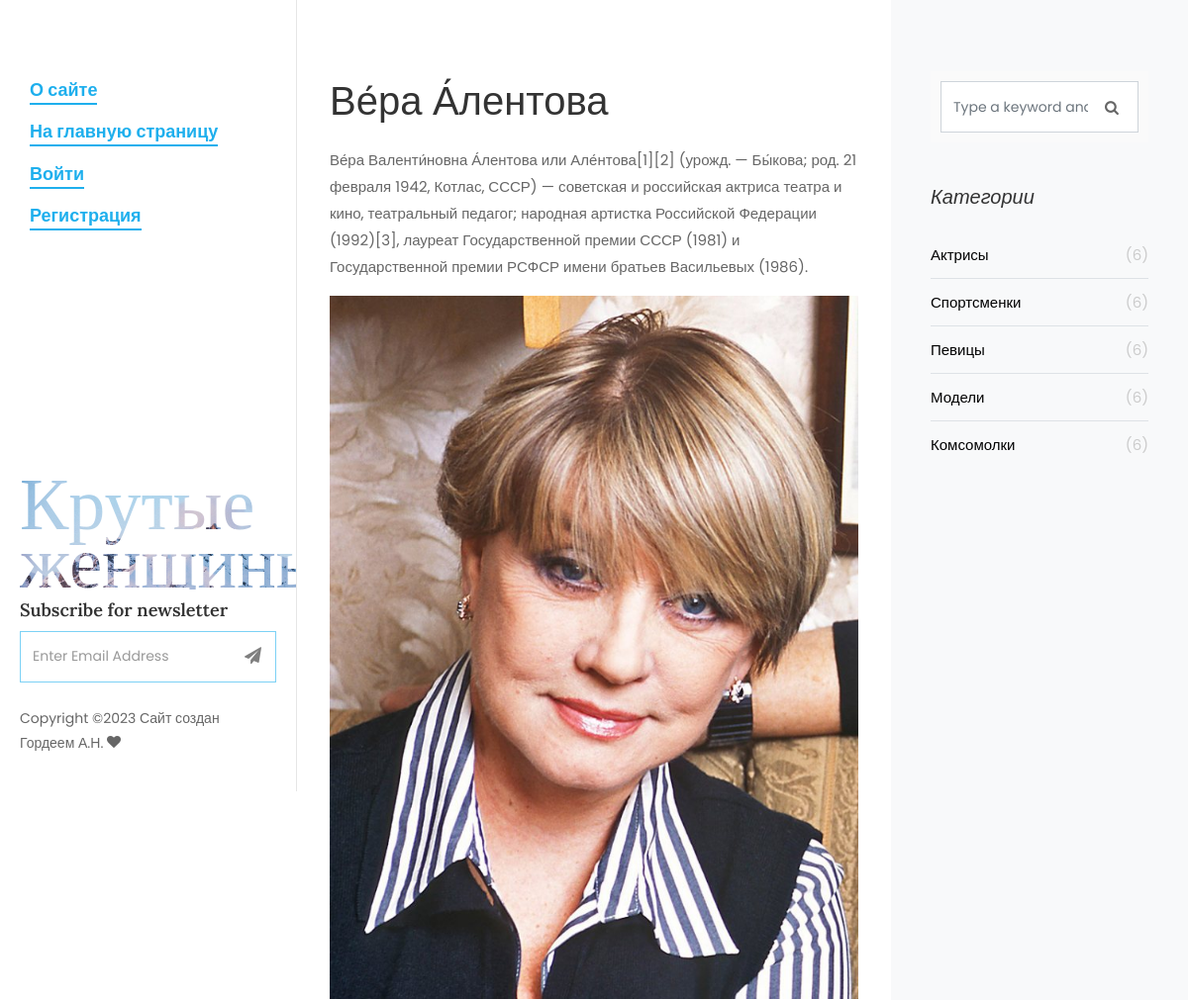
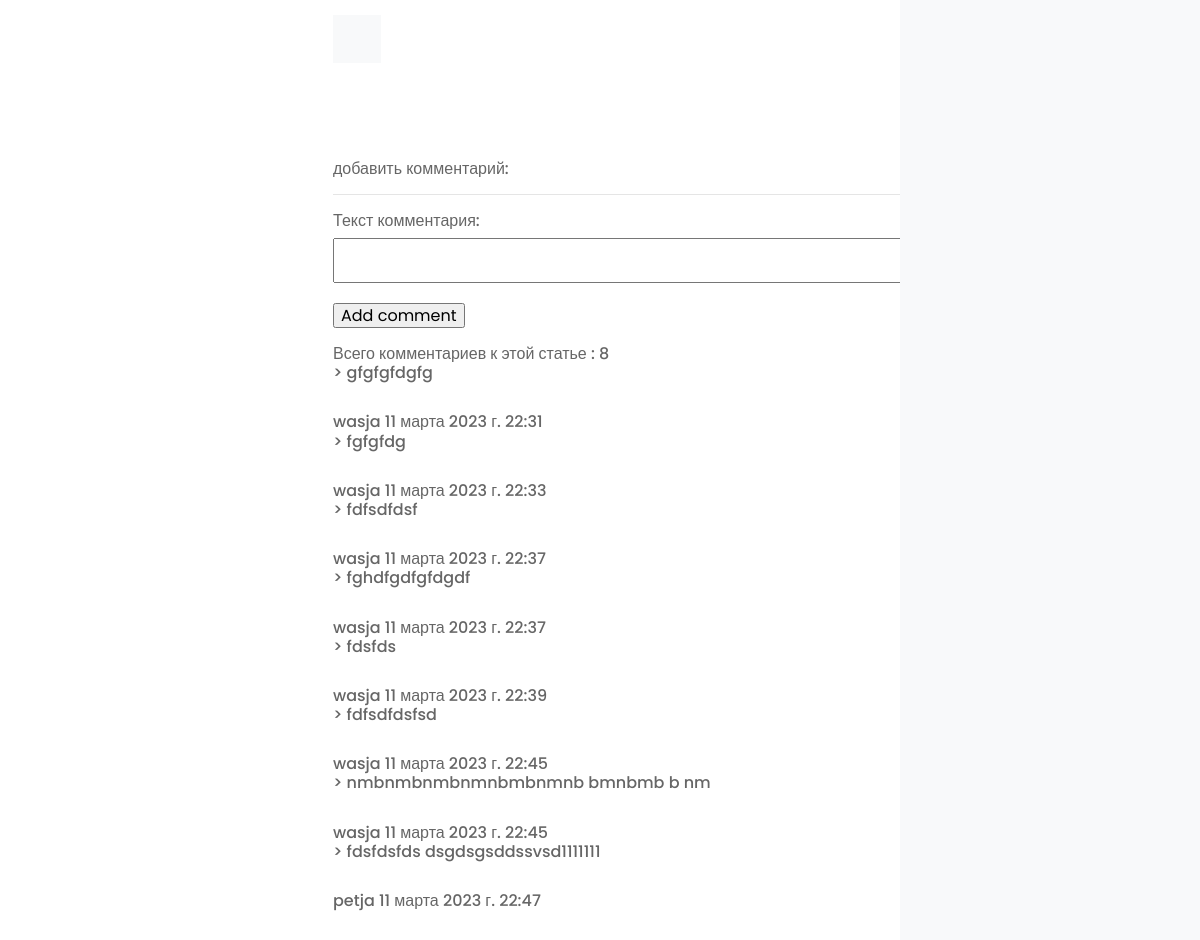
/post/vera-alentova/, run on the app's committed database (2 pictures, top to bottom).
### women/models.py (models this page shows, shortened)
class Women(models.Model):
    objects = None
    title = models.CharField(max_length=255, verbose_name='Заголовок')
    content = models.TextField(blank=True)
    photo = models.ImageField(upload_to="photos/%Y/%m/%d/")
    time_create = models.DateTimeField(auto_now_add=True)
    slug = models.SlugField(max_length=250, unique= True, db_index= True, verbose_name= "URL")
    time_update = models.DateTimeField(auto_now=True)
    is_published = models.BooleanField(default=True)
    cat = models.ForeignKey('Category', on_delete=models.PROTECT, )
    class Meta:
        verbose_name_plural = 'Известные женщины'
        ordering = ('cat', 'title')

class Comments(models.Model):
    article = models.ForeignKey(Women, on_delete=models.CASCADE, verbose_name='Статья', blank=True, null=True,
                                related_name='comments_articles')
    author = models.ForeignKey(User, on_delete=models.CASCADE, verbose_name='Автор комментария', blank=True, null=True)
    create_date = models.DateTimeField(auto_now=True)
    text = models.TextField(verbose_name='Текст комментария')
    status = models.BooleanField(verbose_name='Видимость статьи', default=False)

class Category(models.Model):
    name = models.CharField(max_length=100, db_index=True)
    slug = models.SlugField(max_length=250, unique=True, db_index=True, verbose_name='URL')
    class Meta:
        verbose_name_plural = 'Категории'
    def get_absolute_url(self):
        return reverse('category', kwargs={'cat_slug': self.slug})

### women/views.py (the view, shortened to what this page needs)
# urls.py: path('post/<slug:post_slug>/', ShowPost.as_view(), name='post'),
class ShowPost(DataMixin, FormMixin, DetailView):
    model = Women
    template_name = 'women/single.html'
    slug_url_kwarg = 'post_slug'
    context_object_name = 'post'
    form_class = CommentForm
    def post(self, request, *args, **kwargs):
        form = self.get_form()
        if form.is_valid():
            return self.form_valid(form)
        else:
            return self.form_invalid(form)
    def get_context_data(self, *, object_list=None, **kwargs):
        context = super().get_context_data(**kwargs)
        context['menu'] = menu
        context['cats'] = Category.objects.all()
        return context

### women/forms.py
class CommentForm(forms.ModelForm):
    class Meta:
        model = Comments
        fields = ('text',)
    def __init__(self,*args,**kwargs):
        super().__init__(*args,**kwargs)
        for field in self.fields:
            self.fields[field].widget.attrs['class'] = 'form-control'
        self.fields['text'].widget = Textarea(attrs={'rows':2})

### women/templates/women/single.html (shortened to what this page needs)
{% load static %}
<!DOCTYPE html>
<html lang="en">
  <head>
    <link rel="stylesheet" href="{% static 'css/open-iconic-bootstrap.min.css' %}">
    <link rel="stylesheet" href="{% static 'css/animate.css' %}">
    <link rel="stylesheet" href="{% static 'css/owl.carousel.min.css' %}">
    <link rel="stylesheet" href="{% static 'css/owl.theme.default.min.css' %}">
    <link rel="stylesheet" href="{% static 'css/magnific-popup.css' %}">
    <link rel="stylesheet" href="{% static 'css/aos.css' %}">
    <link rel="stylesheet" href="{% static 'css/ionicons.min.css' %}">
    <link rel="stylesheet" href="{% static 'css/bootstrap-datepicker.css' %}">
    <link rel="stylesheet" href="{% static 'css/jquery.timepicker.css' %}">
    <link rel="stylesheet" href="{%  static 'css/flaticon.css' %}">
    <link rel="stylesheet" href="{% static 'css/icomoon.css' %}">
    <link rel="stylesheet" href="{% static 'css/style.css' %}">
  </head>
  <body>
	{% include 'women/side-header.html' %}
		<div id="colorlib-main">
			<section class="ftco-section ftco-no-pt ftco-no-pb">
	    	<div class="container">
	    		<div class="row d-flex">
	    			<div class="col-lg-8 px-md-5 py-5">
	    				<div class="row pt-md-4">
	    					<h1 class="mb-3">{{  post.title }} </h1>
		            <p>{{ post.content }}</p>
		            <p>
		              <img src="{{ post.photo.url }}" alt="" class="img-fluid">
		            </p>
		            <div class="about-author d-flex p-4 bg-light">
		            </div>
		            <div class="pt-5 mt-5">
		              <h6 class="mb-3">
						  <p>
							  добавить комментарий:
						  <hr>
						  <form action="."  method="post">
						  		{{ form.as_p }}
							  <p><input type="submit" value="Add comment"></p>
							  Всего комментариев к  этой статье : {{ post.comments_articles.all.count }}
							  {% for item in  post.comments_articles.all %}
							  <ul class="comment-list" >
							  <li   class="comment">> {{ item.text }} </li>
								  <br>
								  <div  class="comment-body" >
							  {{ item.author }} {{ item.create_date }}
							  			</div>
							  </ul>
							  {% endfor %}
						  </form>
					  </h6>
		            </div>
			    		</div>
			    	</div>
	    			<div class="col-lg-4 sidebar ftco-animate bg-light pt-5">
	            <div class="sidebar-box pt-md-4">
	              <form action="#" class="search-form">
	                <div class="form-group">
	                  <span class="icon icon-search"></span>
	                  <input type="text" class="form-control" placeholder="Type a keyword and hit enter">
	                </div>
	              </form>
	            </div>
	            <div class="sidebar-box ftco-animate">
					<h3 class="sidebar-heading">Категории </h3>
	              <ul class="categories">
					{% for cat in cats %}
	                <li><a href="{{ cat.get_absolute_url  }}"> {{ cat.name }}	 <span>(6)</span></a></li>
					  {% endfor %}
	              </ul>
	            </div>
	                </div>
	              </div>
	            </div>
	            </div>
	            <div class="sidebar-box ftco-animate">
	            	<h3 class="sidebar-heading">Archives</h3>
	            </div>
	          </div>
  </body>
</html>

### women/static/css/icomoon.css (style rules this page uses)
[class^="icon-"], [class*=" icon-"] { font-family: 'icomoon' !important; speak: none; font-style: normal; font-weight: normal; font-variant: normal; text-transform: none; line-height: 1; -webkit-font-smoothing: antialiased; -moz-osx-font-smoothing: grayscale; }
.icon-search:before { content: "\f002"; }

### data on the page
Women: title "Ве́ра А́лентова", content "Ве́ра Валенти́новна А́лентова или Але́нтова[1][2] (урожд. — Бы́кова; род. 21 февраля 1942, Котлас, СССР) — советская и российская актриса театра и кино, театральный педагог; народная артистка Российской Федерации (1992)[3], лауреат Государственной премии СССР (1981) и Государственной премии РСФСР имени братьев Васильевых (1986).", photo (picture), comments_articles.all.count "8"
Comments: text "gfgfgfdgfg", author "wasja", create_date "11 марта 2023 г. 22:31"
Comments: text "fgfgfdg", author "wasja", create_date "11 марта 2023 г. 22:33"
Comments: text "fdfsdfdsf", author "wasja", create_date "11 марта 2023 г. 22:37"
Comments: text "fghdfgdfgfdgdf", author "wasja", create_date "11 марта 2023 г. 22:37"
Comments: text "fdsfds", author "wasja", create_date "11 марта 2023 г. 22:39"
Comments: text "fdfsdfdsfsd", author "wasja", create_date "11 марта 2023 г. 22:45"
Comments: text "nmbnmbnmbnmnbmbnmnb bmnbmb b nm", author "wasja", create_date "11 марта 2023 г. 22:45"
Comments: text "fdsfdsfds dsgdsgsddssvsd1111111", author "petja", create_date "11 марта 2023 г. 22:47"
Category: name "Актрисы"
Category: name "Спортсменки"
Category: name "Певицы"
Category: name "Модели"
Category: name "Комсомолки"

### other printed values
{{ m.title }} "О сайте" "На главную страницу" "Войти" "Регистрация"
